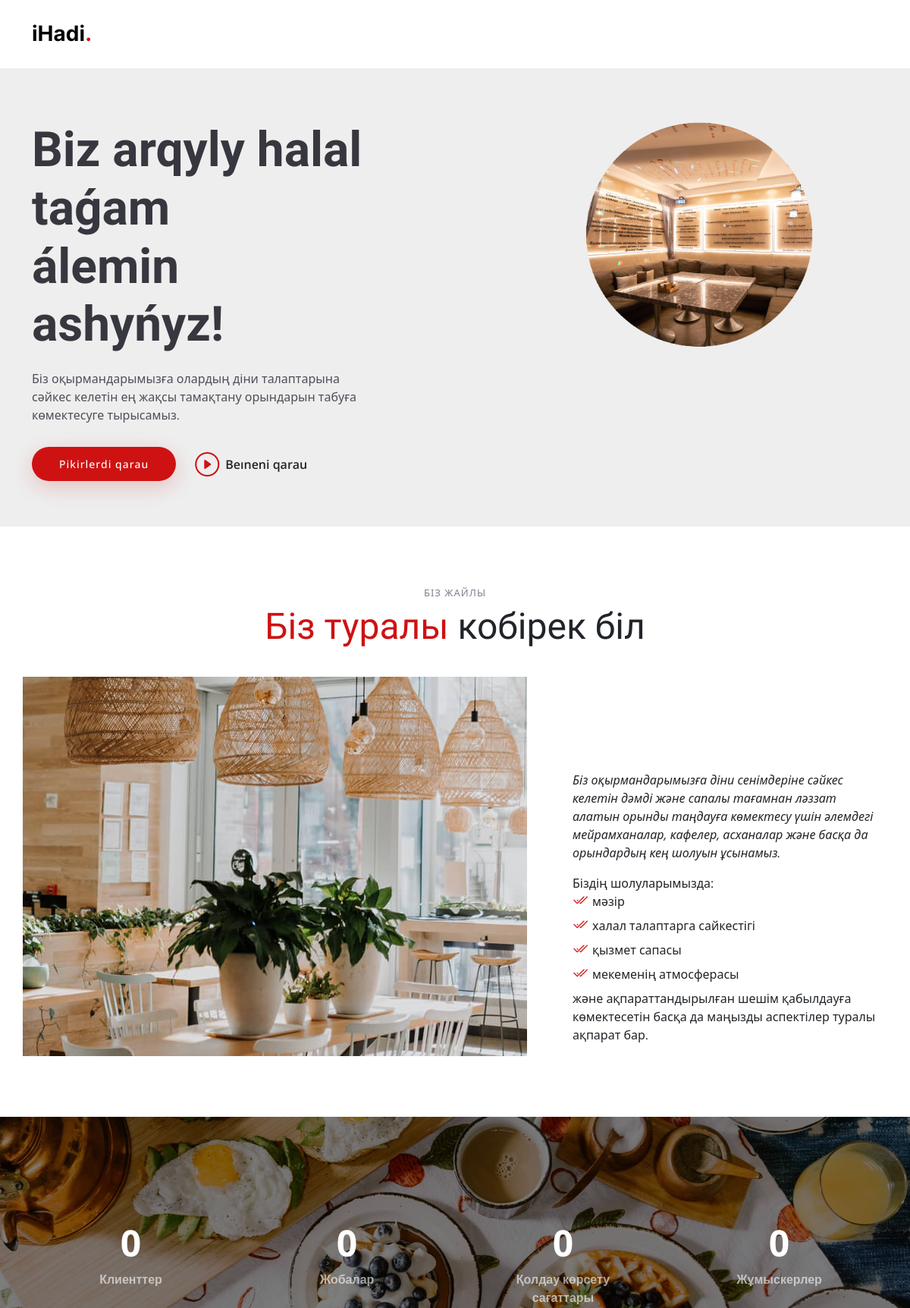
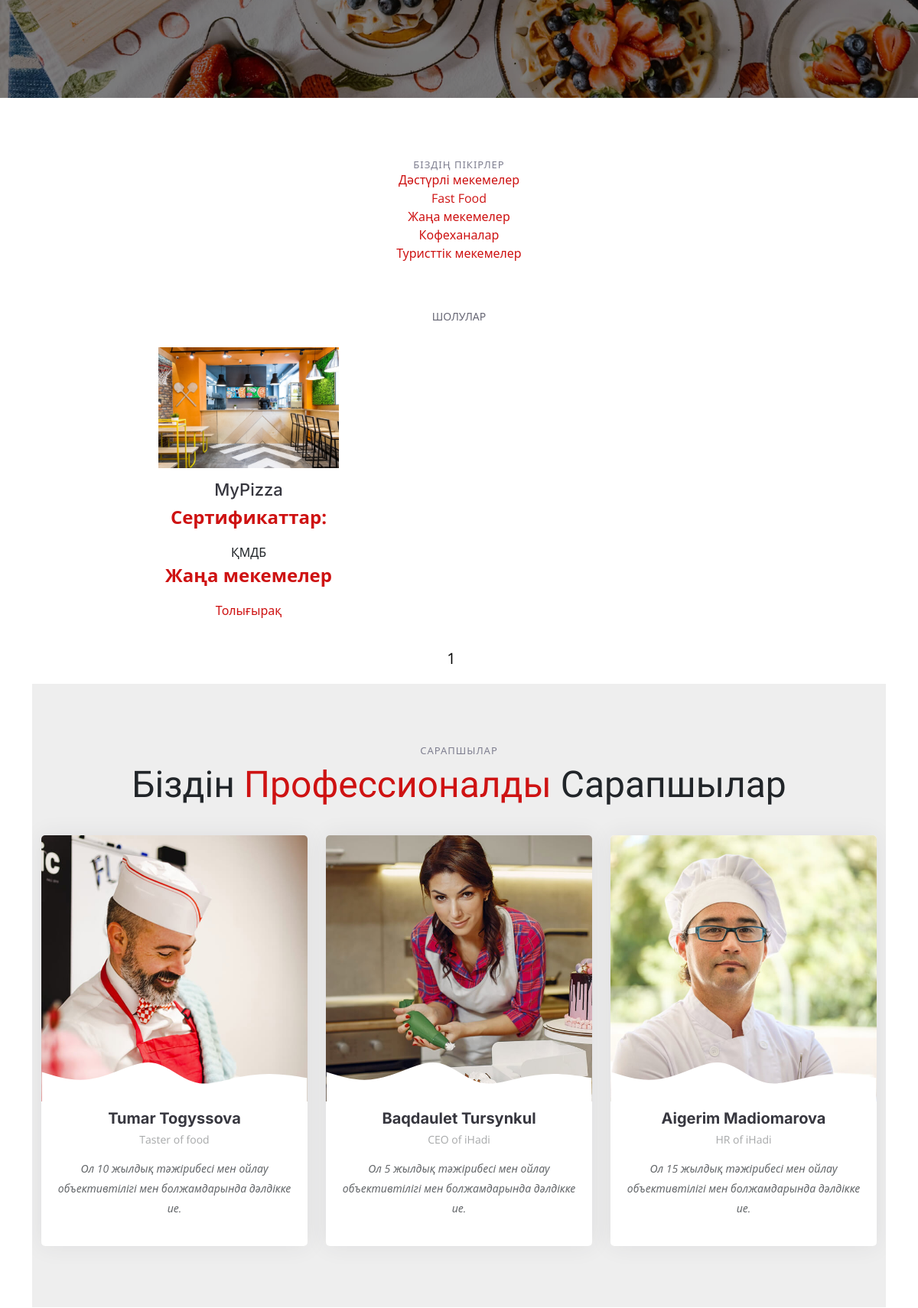
The page /category/zhana-mekemeler/ (upper part) on the database its author committed (2 pictures, top to bottom).
### hadipage/models.py (models this page shows, shortened)
class Category(models.Model):
    name=models.CharField(max_length=100, db_index=True)
    slug = models.SlugField(max_length=255, unique=True, db_index=True, verbose_name="URL")
    def __str__(self):
        return self.name
    def get_absolute_url(self):
        return reverse('category', kwargs={'category_slug': self.slug})
    class Meta:
        verbose_name='Категория'
        verbose_name_plural='Категории'
        ordering=['id']

class zavedeniya(models.Model):
    title = models.CharField(max_length=255,verbose_name="Заголовок")
    slug=models.SlugField(max_length=255,unique=True,db_index=True,verbose_name="URL")
    content= models.TextField(blank=True)
    certificate = models.CharField(max_length=255)
    namazhana_omov=models.BooleanField(default=True)
    photo=models.ImageField(upload_to="photos/%Y/%m/%d")
    time_create=models.DateTimeField(auto_now_add=True)
    time_update = models.DateTimeField(auto_now=True)
    is_published = models.BooleanField(default=True)
    category=models.ForeignKey('Category', on_delete=models.PROTECT)
    def get_absolute_url(self):
        return reverse('post', kwargs={'post_slug' : self.slug})
    class Meta:
        verbose_name='Заведения'
        verbose_name_plural='Заведения'
        ordering = ['id']

### hadipage/views.py (the view)
# urls.py: path('category/<slug:category_slug>/',ZavedeniyaCategory.as_view(),name='category'),
class ZavedeniyaCategory(ListView):
    paginate_by = 3
    model = zavedeniya
    template_name = 'hadipage/index.html'
    context_object_name = 'posts'
    def get_queryset(self):
        return zavedeniya.objects.filter(category__slug=self.kwargs['category_slug'],is_published=True)

### hadipage/templatetags/hadipage_tags.py (called while the page is built)
@register.inclusion_tag('hadipage/list_categories.html')
def show_categories(sort=None,cat_selected=0):
    if not sort:
        cats=Category.objects.all()
    else:
        cats=Category.objects.order_by(sort)
    return {"cats": cats,"cat_selected":cat_selected}

### hadipage/templates/hadipage/index.html (shortened to what this page needs)
{% load static %}
{% load hadipage_tags %}
<!DOCTYPE html>
<html lang="en">
<head>
  <link href="{% static 'hadipage/assets/vendor/bootstrap/css/bootstrap.min.css'%}" rel="stylesheet">
  <link href="{% static 'hadipage/assets/vendor/bootstrap-icons/bootstrap-icons.css'%}" rel="stylesheet">
  <link href="{% static 'hadipage/assets/vendor/aos/aos.css'%}" rel="stylesheet">
  <link href="{% static 'hadipage/assets/vendor/glightbox/css/glightbox.min.css'%}" rel="stylesheet">
  <link href="{% static 'hadipage/assets/vendor/swiper/swiper-bundle.min.css'%}" rel="stylesheet">
  <link href="{% static 'hadipage/assets/css/main.css'%}" rel="stylesheet">
</head>
<body>
  <header id="header" class="header fixed-top d-flex align-items-center">
    <div class="container d-flex align-items-center justify-content-between">
      <a href="{{home}}" class="logo d-flex align-items-center me-auto me-lg-0">
        <h1>iHadi<span>.</span></h1>
      </a>
    </div>
  </header>
  <section id="hero" class="hero d-flex align-items-center section-bg">
    <div class="container">
      <div class="row justify-content-between gy-5">
        <div class="col-lg-5 order-2 order-lg-1 d-flex flex-column justify-content-center align-items-center align-items-lg-start text-center text-lg-start">
          <h2 data-aos="fade-up">Biz arqyly halal taǵam<br>  álemin ashyńyz!</h2>
          <p data-aos="fade-up" data-aos-delay="100"> Біз оқырмандарымызға олардың діни талаптарына сәйкес келетін ең жақсы тамақтану орындарын табуға көмектесуге тырысамыз.</p>
          <div class="d-flex" data-aos="fade-up" data-aos-delay="200">
            <a href="#menu" class="btn-book-a-table">Pikirlerdi qarau</a>
            <a href="#" class="glightbox btn-watch-video d-flex align-items-center"><i class="bi bi-play-circle"></i><span>Beıneni qarau</span></a>
          </div>
        </div>
        <div class="col-lg-5 order-1 order-lg-2 text-center text-lg-start">
          <img src="{% static 'hadipage/assets/img/zac.png' %}" class="img-fluid" alt="" data-aos="zoom-out" data-aos-delay="300">
        </div>
      </div>
    </div>
  </section>
  <main id="main">
    <section id="about" class="about">
      <div class="container" data-aos="fade-up">
        <div class="section-header">
          <h2>Біз жайлы</h2>
          <p><span>Біз туралы</span> кобірек біл</p>
        </div>
        <div class="row gy-4">
          <div class="col-lg-7 position-relative about-img" style="background-image: url({% static 'hadipage/assets/img/about.jpg'%}) ;" data-aos="fade-up" data-aos-delay="150">
          </div>
          <div class="col-lg-5 d-flex align-items-end" data-aos="fade-up" data-aos-delay="300">
            <div class="content ps-0 ps-lg-5">
              <p class="fst-italic">
                Біз   оқырмандарымызға   діни    сенімдеріне    сәйкес
                келетін    дәмді    және    сапалы    тағамнан    ләззат    алатын
                орынды    таңдауға    көмектесу    үшін    әлемдегі     мейрамханалар,
                кафелер,    асханалар    және     басқа      да     орындардың     кең     шолуын    ұсынамыз.
              </p>
              <ul>
                Біздің шолуларымызда:
                <li><i class="bi bi-check2-all"></i> мәзір</li>
                <li><i class="bi bi-check2-all"></i> халал талаптарга сайкестігі</li>
                <li><i class="bi bi-check2-all"></i> қызмет сапасы</li>
                <li><i class="bi bi-check2-all"></i> мекеменің атмосферасы</li>
                және ақпараттандырылған шешім қабылдауға көмектесетін басқа да маңызды аспектілер туралы ақпарат бар.
              </ul>
            </div>
          </div>
        </div>
      </div>
    </section>
    <section id="stats-counter" class="stats-counter">
      <div class="container" data-aos="zoom-out">
        <div class="row gy-4">
          <div class="col-lg-3 col-md-6">
            <div class="stats-item text-center w-100 h-100">
              <span data-purecounter-start="0" data-purecounter-end="232" data-purecounter-duration="1" class="purecounter"></span>
              <p>Клиенттер </p>
            </div>
          </div>
          <div class="col-lg-3 col-md-6">
            <div class="stats-item text-center w-100 h-100">
              <span data-purecounter-start="0" data-purecounter-end="521" data-purecounter-duration="1" class="purecounter"></span>
              <p>Жобалар</p>
            </div>
          </div>
          <div class="col-lg-3 col-md-6">
            <div class="stats-item text-center w-100 h-100">
              <span data-purecounter-start="0" data-purecounter-end="1453" data-purecounter-duration="1" class="purecounter"></span>
              <p>Қолдау көрсету сағаттары</p>
            </div>
          </div>
          <div class="col-lg-3 col-md-6">
            <div class="stats-item text-center w-100 h-100">
              <span data-purecounter-start="0" data-purecounter-end="32" data-purecounter-duration="1" class="purecounter"></span>
              <p>Жұмыскерлер</p>
            </div>
          </div>
        </div>
      </div>
    </section>
    <section id="menu" class="menu">
      <div class="container" data-aos="fade-up">
        <div class="section-header">
          <h2>Біздің пікірлер</h2>
{% show_categories cat_selected=cat_selected %}
        </div>
        <div class="tab-content" data-aos="fade-up" data-aos-delay="300">
          <div class="tab-pane fade active show" id="menu-starters">
            <div class="tab-header text-center">
              <p>Шолулар</p>
            </div>
            <div class="row gy-2">
{% for p in object_list %}
              <div class="col-lg-4 menu-item" style="margin-left:105px">
                <a href="assets/img/menu/menu-item-1.png" class="glightbox"><img src="{{p.photo.url}}" class="menu-img img-fluid" alt=""></a>
                <h4>{{p.title}}</h4>
                <p class="price">
                 Сертификаттар:
                </p>
                {{p.certificate}}
                <p class="price">
                 {{p.category}}
                </p>
                <a href="{{p.get_absolute_url}} ">Толығырақ</a>
              </div>
  {% endfor %}
            </div>
          </div>
          <nav class="list-pages">
            <ul>
              {% for p in paginator.page_range %}
              {% if page_obj.number == p %}
              <li class="page-num page-num-selected">{{p}}</li>
              {% elif p >= page_obj.number|add:-2 and p <= page_obj.number|add:2 %}
              <li class="page-num">
                <a href="?page={{p}}">{{p}}</a>
              </li>
              {% endif %}
              {% endfor %}
            </ul>
          </nav>
    <section id="chefs" class="chefs section-bg">
      <div class="container" data-aos="fade-up">
        <div class="section-header">
          <h2>Сарапшылар</h2>
          <p>Біздін <span>Профессионалды</span> Сарапшылар</p>
        </div>
        <div class="row gy-4">
          <div class="col-lg-4 col-md-6 d-flex align-items-stretch" data-aos="fade-up" data-aos-delay="100">
            <div class="chef-member">
              <div class="member-img">
                <img src="assets/img/chefs/chefs-1.jpg" class="img-fluid" alt="">
              </div>
              <div class="member-info">
                <h4>Tumar Togyssova</h4>
                <span>Taster of food</span>
                <p>Ол 10 жылдық тәжірибесі мен ойлау объективтілігі мен болжамдарында дәлдікке ие.</p>
              </div>
            </div>
          </div>
          <div class="col-lg-4 col-md-6 d-flex align-items-stretch" data-aos="fade-up" data-aos-delay="200">
            <div class="chef-member">
              <div class="member-img">
                <img src="assets/img/chefs/chefs-2.jpg" class="img-fluid" alt="">
              </div>
              <div class="member-info">
                <h4>Baqdaulet Tursynkul</h4>
                <span>CEO of iHadi</span>
                <p>Ол 5 жылдық тәжірибесі мен ойлау объективтілігі мен болжамдарында дәлдікке ие.</p>
              </div>
            </div>
          </div>
          <div class="col-lg-4 col-md-6 d-flex align-items-stretch" data-aos="fade-up" data-aos-delay="300">
            <div class="chef-member">
              <div class="member-img">
                <img src="assets/img/chefs/chefs-3.jpg" class="img-fluid" alt="">
              </div>
              <div class="member-info">
                <h4>Aigerim Madiomarova</h4>
                <span>HR of iHadi</span>
                <p>Ол 15 жылдық тәжірибесі мен ойлау объективтілігі мен болжамдарында дәлдікке ие.</p>
              </div>
            </div>
          </div>
        </div>
      </div>
    </section>
  </main>
</body>
</html>

### hadipage/templates/hadipage/list_categories.html
{% for c in cats %}
<ul class="nav nav-tabs d-flex justify-content-center" data-aos="fade-up" data-aos-delay="200">
          {% if c.pk == cat_selected %}
          <li class="nav-item">
            <a class="nav-link active show" data-bs-toggle="tab" data-bs-target="">
              <h4>{{c.name}}</h4>
            </a>
          </li>
          {% else %}
          <li><a href="{{ c.get_absolute_url }}">{{c.name}}</a></li>
{% endif %}
          </ul>
{% endfor %}

### rows shown on the page
Category: name "Дәстүрлі мекемелер"
Category: name "Fast Food"
Category: name "Жаңа мекемелер"
Category: name "Кофеханалар"
Category: name "Туристтік мекемелер"
zavedeniya: photo (picture), title "MyPizza", certificate "ҚМДБ", category "Жаңа мекемелер"

### other values the page prints
{{ p }} "1"
